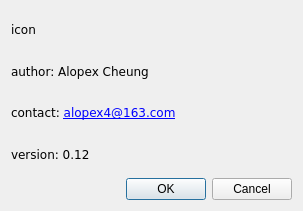
<?xml version="1.0" encoding="UTF-8"?>
<ui version="4.0">
 <class>Dialog</class>
 <widget class="QDialog" name="Dialog">
  <property name="geometry">
   <rect>
    <x>0</x>
    <y>0</y>
    <width>303</width>
    <height>211</height>
   </rect>
  </property>
  <property name="windowTitle">
   <string>Dialog</string>
  </property>
  <layout class="QVBoxLayout" name="verticalLayout_2">
   <item>
    <layout class="QVBoxLayout" name="verticalLayout">
     <item>
      <widget class="QLabel" name="iconLabel">
       <property name="font">
        <font>
         <family>DejaVu Sans</family>
        </font>
       </property>
       <property name="text">
        <string>icon</string>
       </property>
      </widget>
     </item>
     <item>
      <widget class="QLabel" name="authorLabel">
       <property name="font">
        <font>
         <family>DejaVu Sans</family>
        </font>
       </property>
       <property name="text">
        <string>author: Alopex Cheung</string>
       </property>
      </widget>
     </item>
     <item>
      <widget class="QLabel" name="contacLabel">
       <property name="font">
        <font>
         <family>DejaVu Sans</family>
        </font>
       </property>
       <property name="text">
        <string>contact: &lt;a href=&quot;mailto:alopex4@163.com&quot;&gt;alopex4@163.com&lt;/a&gt; 
</string>
       </property>
      </widget>
     </item>
     <item>
      <widget class="QLabel" name="versionLabel">
       <property name="font">
        <font>
         <family>DejaVu Sans</family>
        </font>
       </property>
       <property name="text">
        <string>version: 0.12</string>
       </property>
      </widget>
     </item>
    </layout>
   </item>
   <item>
    <widget class="QDialogButtonBox" name="buttonBox">
     <property name="orientation">
      <enum>Qt::Horizontal</enum>
     </property>
     <property name="standardButtons">
      <set>QDialogButtonBox::Cancel|QDialogButtonBox::Ok</set>
     </property>
    </widget>
   </item>
  </layout>
 </widget>
 <resources/>
 <connections>
  <connection>
   <sender>buttonBox</sender>
   <signal>accepted()</signal>
   <receiver>Dialog</receiver>
   <slot>accept()</slot>
   <hints>
    <hint type="sourcelabel">
     <x>248</x>
     <y>254</y>
    </hint>
    <hint type="destinationlabel">
     <x>157</x>
     <y>274</y>
    </hint>
   </hints>
  </connection>
  <connection>
   <sender>buttonBox</sender>
   <signal>rejected()</signal>
   <receiver>Dialog</receiver>
   <slot>reject()</slot>
   <hints>
    <hint type="sourcelabel">
     <x>316</x>
     <y>260</y>
    </hint>
    <hint type="destinationlabel">
     <x>286</x>
     <y>274</y>
    </hint>
   </hints>
  </connection>
 </connections>
</ui>
